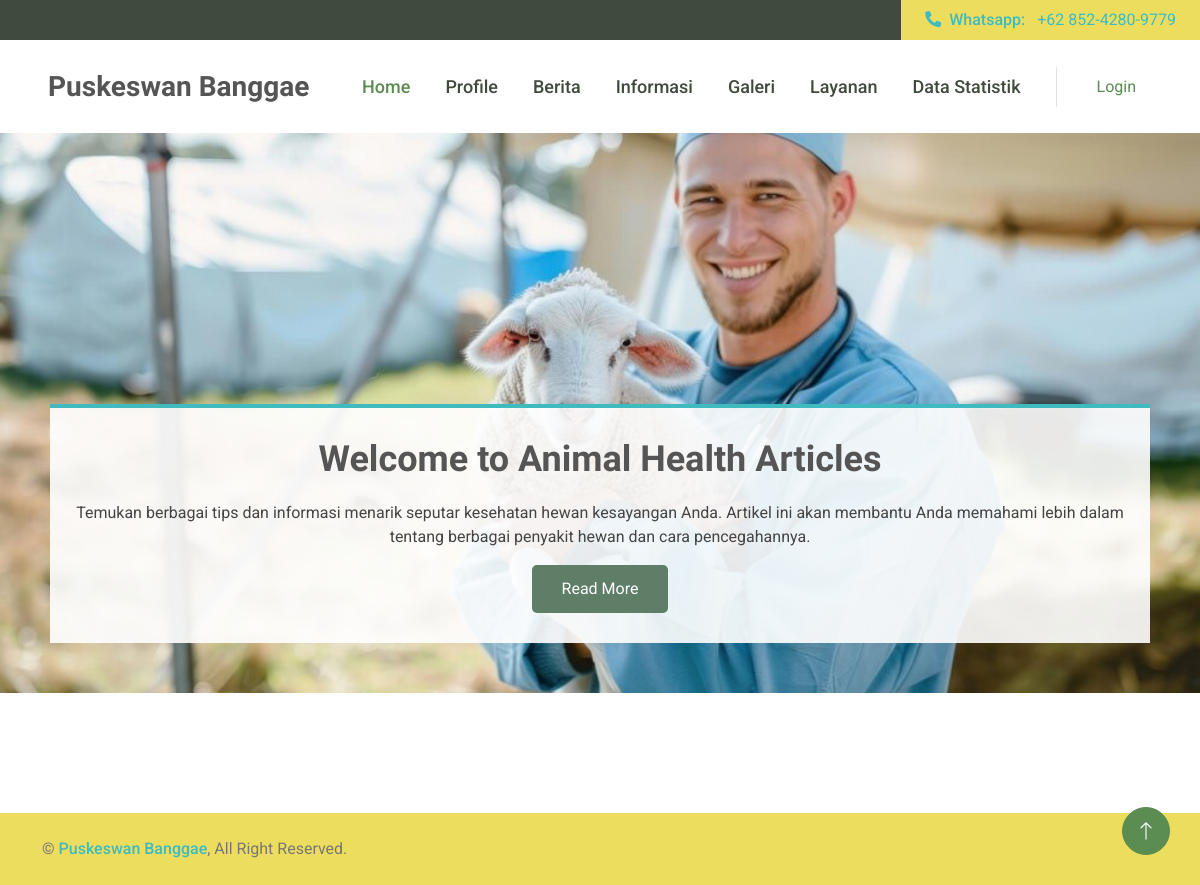
Before: /berita.php with the older database file.
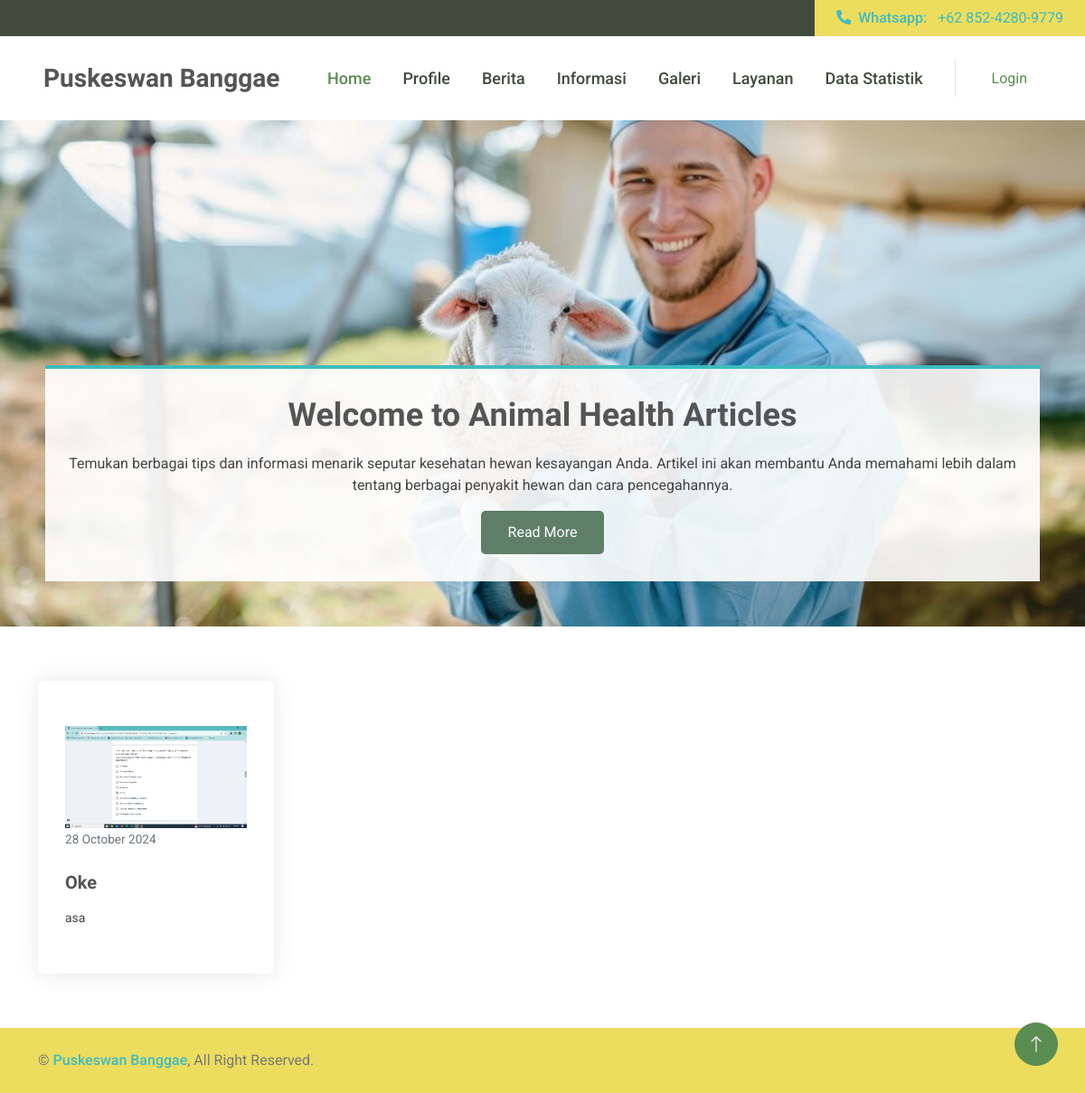
After: the same page with the newer database file.
### tables this page shows
CREATE TABLE `tbl_berita` (
  `id` int(11) NOT NULL,
  `judul_berita` varchar(255) NOT NULL,
  `slug` varchar(255) NOT NULL,
  `penulis` varchar(255) NOT NULL,
  `foto` varchar(255) NOT NULL,
  `isi` text NOT NULL,
  `waktu_publish` date NOT NULL,
  `status` enum('aktif','tidak aktif') NOT NULL
);

### berita.php (the view, shortened to what this page needs)
<?php
include 'includes/koneksi.php';
$sql = "SELECT judul_berita, slug, penulis, foto, isi, waktu_publish FROM tbl_berita WHERE status = 'aktif' ORDER BY waktu_publish DESC LIMIT 4";
$result = $koneksi->query($sql);
$berita = [];
if ($result->num_rows > 0) {
    while ($row = $result->fetch_assoc()) {
        $berita[] = $row;
    }
}
?>
<!DOCTYPE html>
<html lang="en">
  <head>
    <link
      href="https://cdnjs.cloudflare.com/ajax/libs/font-awesome/5.10.0/css/all.min.css"
      rel="stylesheet"
    />
    <link
      href="https://cdn.jsdelivr.net/npm/bootstrap-icons@1.4.1/font/bootstrap-icons.css"
      rel="stylesheet"
    />
    <link href="frontend/lib/animate/animate.min.css" rel="stylesheet" />
    <link
      href="frontend/lib/owlcarousel/assets/owl.carousel.min.css"
      rel="stylesheet"
    />
    <link href="frontend/lib/lightbox/css/lightbox.min.css" rel="stylesheet" />
    <link href="frontend/css/bootstrap.min.css" rel="stylesheet" />
    <link href="frontend/css/berita.css" rel="stylesheet">
    <link href="frontend/css/style.css" rel="stylesheet" />
  </head>
  <body>
    <div class="container-fluid bg-dark px-0">
      <div class="row g-0 d-none d-lg-flex">
        <div class="col-lg-6 ps-5 text-start">
        </div>
        <div class="col-lg-6 text-end">
          <div
            class="h-100 bg-secondary d-inline-flex align-items-center text-dark py-2 px-4"
          >
            <a href="https://wa.me/6285242809779?text=Hallo%20Dokter,%20Saya%20ingin%20berkonsultasi?" target="_blank">
            <span class="me-2 fw-semi-bold"><i class="fa fa-phone-alt me-2"></i>Whatsapp:</span>
            <span>+62 852-4280-9779</span>
          </a>
          </div>
        </div>
      </div>
    </div>
    <nav
      class="navbar navbar-expand-lg bg-white navbar-light sticky-top px-4 px-lg-5"
    >
      <a href="index.php" class="navbar-brand d-flex align-items-center">
        <h3 class="m-0">Puskeswan Banggae</h3>
      </a>
      <div class="collapse navbar-collapse" id="navbarCollapse">
        <div class="navbar-nav ms-auto p-4 p-lg-0">
          <a href="index.php" class="nav-item nav-link active">Home</a>
          <li class="nav-item dropdown">
            <a href="#" class="nav-link" id="navbarDropdown" role="button" data-bs-toggle="dropdown" aria-expanded="false">
              Profile
            </a>
          </li>
          <li class="nav-item dropdown">
          <a href="#" class="nav-link" id="navbarDropdown" role="button" data-bs-toggle="dropdown" aria-expanded="false">
            Berita
          </a>
        </li>
        <li class="nav-item dropdown">
            <a href="#" class="nav-link" id="navbarDropdown" role="button" data-bs-toggle="dropdown" aria-expanded="false">
              Informasi
            </a>
          </li>
          <li class="nav-item dropdown">
          <a href="#" class="nav-link" id="navbarDropdown" role="button" data-bs-toggle="dropdown" aria-expanded="false">
            Galeri
          </a>
        </li>
      <li class="nav-item dropdown">
          <a href="#" class="nav-link" id="navbarDropdown" role="button" data-bs-toggle="dropdown" aria-expanded="false">
            Layanan
          </a>
        </li>
      <a href="layanan.php" class="nav-item nav-link">Data Statistik</a>
        </div>
        <div class="border-start ps-4 d-none d-lg-block">
          <a href="login.php" class="nav-item nav-link">Login</a>
        </div>
      </div>
    </nav>
 <main class="main">
    <section id="hero" class="hero section">
    <div id="hero-carousel" class="carousel slide carousel-fade" data-ride="carousel" data-interval="5000">
        <div class="carousel-item active">
          <div class="container">
            <h2>Welcome to Animal Health Articles</h2>
            <p>Temukan berbagai tips dan informasi menarik seputar kesehatan hewan kesayangan Anda. Artikel ini akan membantu Anda memahami lebih dalam tentang berbagai penyakit hewan dan cara pencegahannya.</p>
            <button class="btn-read-more" onclick="location.href='#featured-services'">Read More</button>
          </div>
        </div>
      </div>
    </section>
    <section id="featured-services" class="featured-services section">
    <div class="container">
    <div class="row gy-4">
        <?php foreach ($berita as $item): ?>
            <div class="col-xl-3 col-md-6 d-flex" data-aos="fade-up" data-aos-delay="100">
                <div class="service-item position-relative">
                    <?php if (!empty($item['foto'])): ?>
                        <img src="frontend/img/berita/<?php echo $item['foto']; ?>" alt="Image" style="width: 100%; height: auto;">
                    <?php endif; ?>
                    <p class="text-muted" style="font-size: 0.85em;">
                            <?php echo date('d F Y', strtotime($item['waktu_publish'])); ?>
                    </p>
                    <br>
                    <h4><a href="path_to_berita/<?php echo $item['slug']; ?>" class="stretched-link"><?php echo $item['judul_berita']; ?></a></h4>
                    <p>
                        <?php
                        if (!empty($item['isi'])) {
                            $clean_text = strip_tags($item['isi']);
                            echo (mb_strlen($clean_text) > 150) ? mb_substr($clean_text, 0, 150) . '...' : $clean_text;
                        }
                        ?>
                    </p>
                    </div>
                </div>
            <?php endforeach; ?>
        </div>
    </div>
    </section>
    </main>
     <div class="container-fluid bg-secondary text-body copyright py-4">
      <div class="container">
        <div class="row">
          <div class="col-md-6 text-center text-md-start mb-3 mb-md-0">
            &copy; <a class="fw-semi-bold" href="#">Puskeswan Banggae</a>, All
            Right Reserved.
          </div>
          <div class="col-md-6 text-center text-md-end">
          </div>
        </div>
      </div>
    </div>
    <a
      href="#"
      class="btn btn-lg btn-primary btn-lg-square rounded-circle back-to-top"
      ><i class="bi bi-arrow-up"></i
    ></a>
  </body>
</html>

### frontend/css/berita.css (style rules this page uses)
:root { --default-font: "Roboto", system-ui, -apple-system, "Segoe UI", Roboto, "Helvetica Neue", Arial, "Noto Sans", "Liberation Sans", sans-serif, "Apple Color Emoji", "Segoe UI Emoji", "Segoe UI Symbol", "Noto Color Emoji"; --heading-font: "Raleway", sans-serif; --nav-font: "Poppins", sans-serif; }
:root { --background-color: #ffffff; --default-color: #444444; --heading-color: #555555; --accent-color: #3fbbc0; --surface-color: #ffffff; --contrast-color: #ffffff; }
:root { --nav-color: #444444; --nav-hover-color: #3fbbc0; --nav-mobile-background-color: #ffffff; --nav-dropdown-background-color: #ffffff; --nav-dropdown-color: #444444; --nav-dropdown-hover-color: #3fbbc0; }
:root { scroll-behavior: smooth; }
body { color: var(--default-color); background-color: var(--background-color); font-family: var(--default-font); }
a { color: var(--accent-color); text-decoration: none; transition: 0.3s; }
h1, h2, h3, h4, h5, h6 { color: var(--heading-color); font-family: var(--heading-font); }
section, .section { color: var(--default-color); background-color: var(--background-color); padding: 60px 0; scroll-margin-top: 120px; overflow: clip; }
.hero { padding: 0; }
.hero .carousel { width: 100%; min-height: 70vh; padding: 0; margin: 0; position: relative; }
.hero .carousel-item { position: absolute; inset: 0; background-size: cover; background-position: center; background-repeat: no-repeat; display: flex; justify-content: center; align-items: flex-end; }
.hero .container { background: color-mix(in srgb, var(--surface-color), transparent 10%); position: relative; text-align: center; padding-top: 30px; padding-bottom: 30px; margin-bottom: 50px; border-top: 4px solid var(--accent-color); z-index: 3; }
@media (max-width: 1200px) { .hero .container { margin-left: 50px; margin-right: 50px; } }
.hero h2 { margin-bottom: 20px; font-size: 36px; font-weight: 700; }
.featured-services .service-item { background-color: var(--surface-color); box-shadow: 0px 0 25px 0 rgba(0, 0, 0, 0.1); padding: 50px 30px; transition: all 0.3s ease-in-out; height: 100%; position: relative; z-index: 1; }
.featured-services .service-item:before { content: ""; position: absolute; background: var(--accent-color); inset: 100% 0 0 0; transition: all 0.3s; z-index: -1; }
.featured-services .service-item h4 { font-weight: 700; margin-bottom: 15px; font-size: 20px; }
.featured-services .service-item h4 a { color: var(--heading-color); transition: ease-in-out 0.3s; }
.featured-services .service-item p { line-height: 24px; font-size: 14px; margin-bottom: 0; transition: ease-in-out 0.3s; }

### frontend/css/style.css (style rules this page uses)
:root { --primary: #5B8C51; --secondary: #EDDD5E; --light: #F7F7F7; --dark: #404A3D; }
.back-to-top { position: fixed; display: none; right: 30px; bottom: 30px; z-index: 99; }
.fw-semi-bold { font-weight: 500 !important; }
.btn { transition: .5s; font-weight: 500; }
.btn-primary, .btn-outline-primary:hover { color: var(--light); }
.btn-lg-square { width: 48px; height: 48px; }
.btn-square, .btn-sm-square, .btn-lg-square { padding: 0; display: flex; align-items: center; justify-content: center; font-weight: normal; }
.navbar.sticky-top { top: -100px; transition: .5s; }
.navbar .navbar-nav .nav-link { margin-right: 35px; padding: 25px 0; color: var(--dark); font-size: 18px; font-weight: 500; outline: none; }
.navbar .navbar-nav .nav-link:hover, .navbar .navbar-nav .nav-link.active { color: var(--primary); }
.service-item { position: relative; border-radius: 8px; box-shadow: 0 0 45px rgba(0, 0, 0, .07); }

### berita.php (style rules this page uses)
.btn-read-more { display: inline-block; padding: 12px 30px; font-size: 16px; color: white; background-color:#5F7E68; border: none; border-radius: 5px; cursor: pointer; transition: background-color 0.3s ease; #556B2F }

Changed rows visible on the page:
added tbl_berita: foto (picture), waktu_publish "28 October 2024", judul_berita "Oke", isi "asa"
